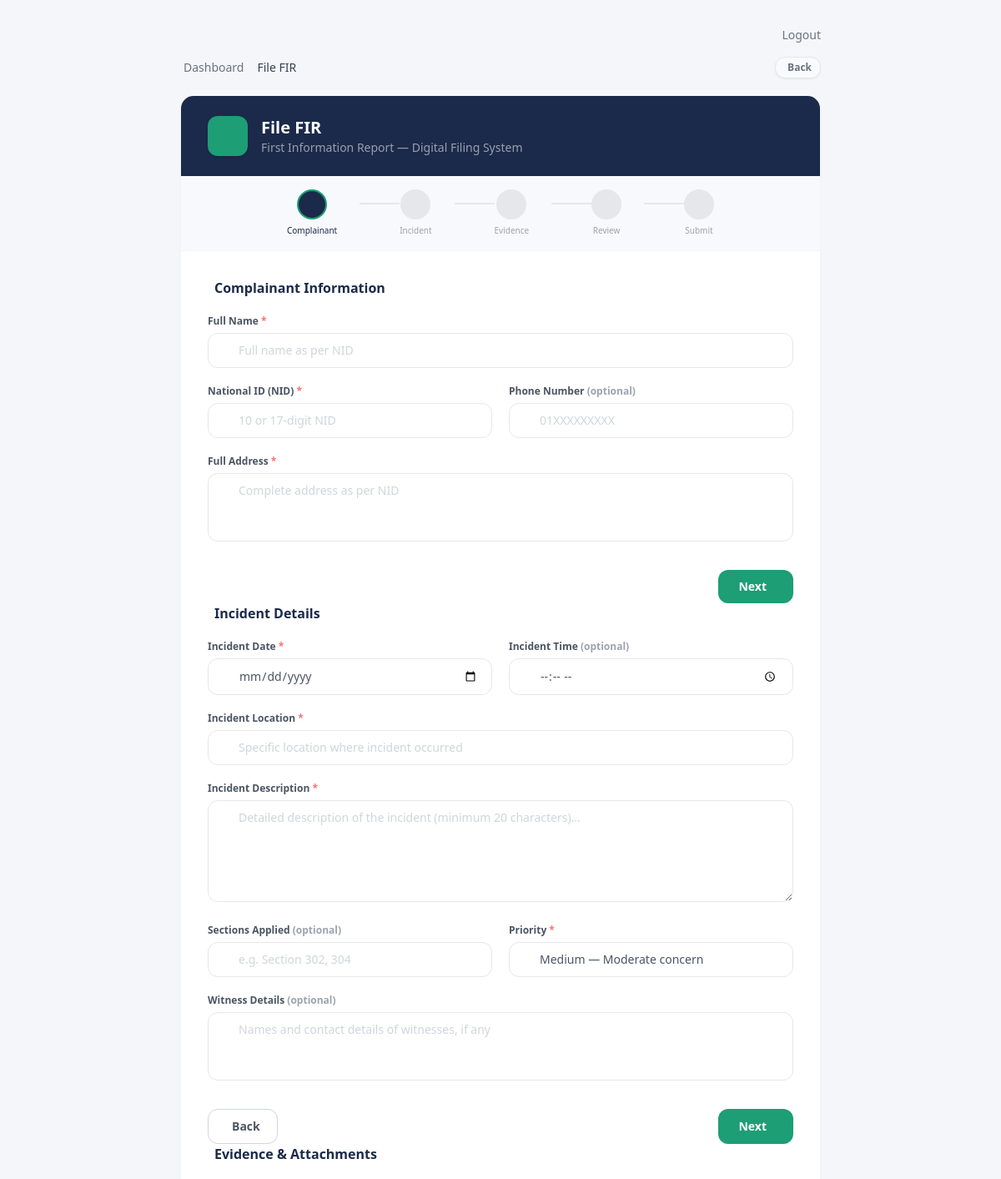
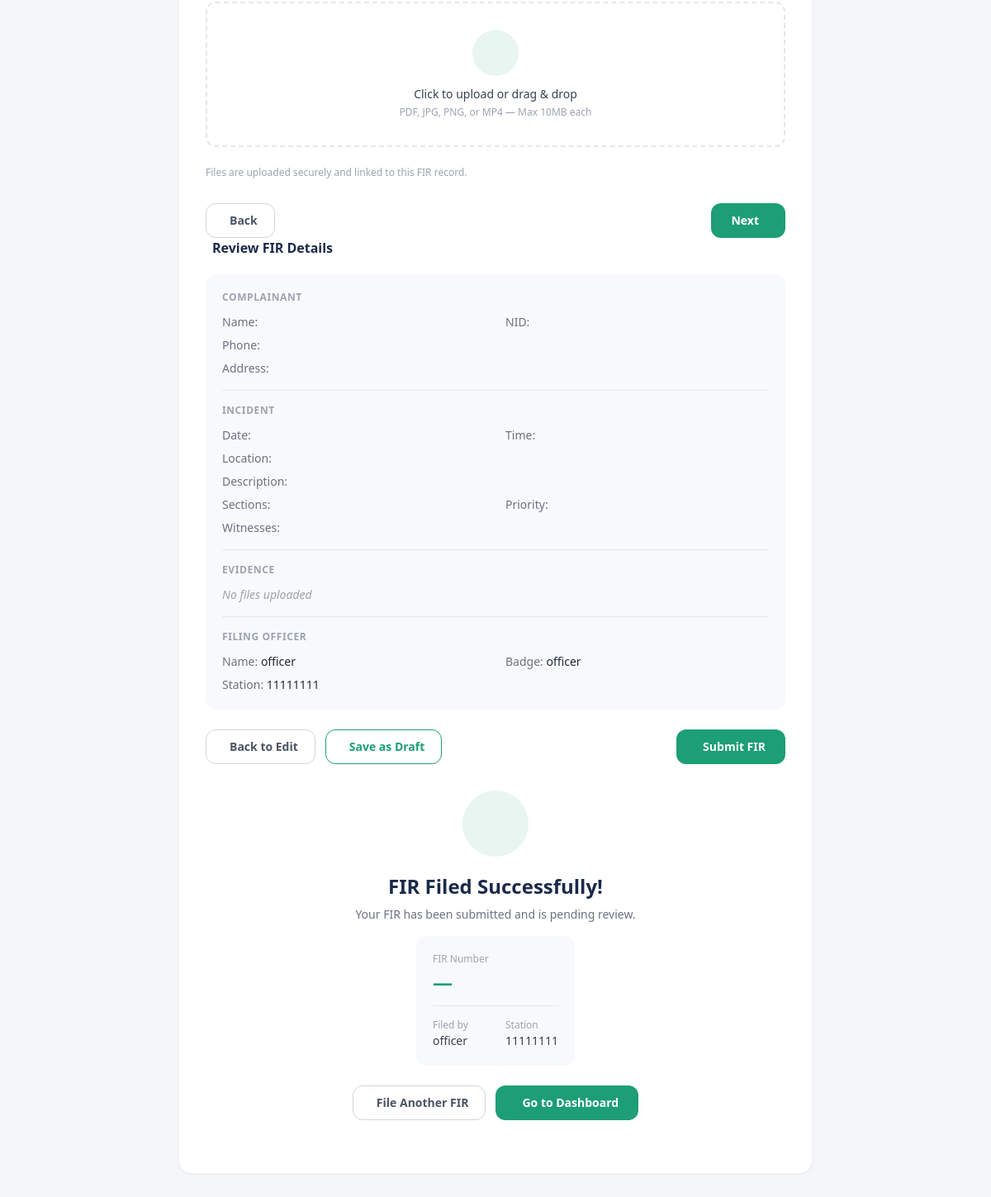
The page /file-fir.php (signed in) on the database its author committed (2 pictures, top to bottom).
### tables this page shows
CREATE TABLE officers (
            id              INTEGER PRIMARY KEY AUTOINCREMENT,
            badge_number    TEXT    NOT NULL UNIQUE,
            full_name       TEXT    NOT NULL,
            email           TEXT    UNIQUE,
            phone           TEXT    NOT NULL UNIQUE,
            station_code    TEXT    NOT NULL,
            role            TEXT    NOT NULL DEFAULT 'FIR Officer' CHECK(role IN ('FIR Officer','Supervisor','Admin')),
            password_hash   TEXT    NOT NULL,
            status          TEXT    NOT NULL DEFAULT 'active' CHECK(status IN ('active','suspended')),
            created_at      TEXT    NOT NULL DEFAULT (datetime('now')),
            last_login      TEXT
        );

### file-fir.php (the view, shortened to what the rows shown need)
<?php
require_once __DIR__ . '/db.php';
$officer = require_officer();
?>
<!DOCTYPE html>
<html lang="en">
<head>
  <link rel="stylesheet" href="https://cdn.jsdelivr.net/npm/@tabler/icons-webfont@3.19.0/dist/tabler-icons.min.css">
  <script src="https://cdn.tailwindcss.com"></script>
</head>
<body class="bg-[#F4F6F9] min-h-screen flex flex-col justify-between">
  <div class="flex-grow">
    <div class="min-h-screen bg-[#F4F6F9] py-8 px-4">
  <div class="max-w-3xl mx-auto">
    <div class="bg-white rounded-2xl shadow-sm border border-gray-100 overflow-hidden">
      <div class="bg-navy px-8 py-6 flex items-center gap-4">
        <div>
          <h1 class="text-white text-xl font-bold leading-tight">File FIR</h1>
        </div>
      </div>
      <div class="px-8 py-8">
        <form id="fir-form" novalidate>
          <div class="step-panel active" id="fir-panel-1">
            <h2 class="text-navy font-semibold text-base mb-5 flex items-center gap-2">
              <i class="ti ti-user-circle text-accent text-lg"></i> Complainant Information
            </h2>
          </div>
          <div class="step-panel" id="fir-panel-2">
            <h2 class="text-navy font-semibold text-base mb-5 flex items-center gap-2">
              <i class="ti ti-map-pin text-accent text-lg"></i> Incident Details
            </h2>
          </div>
          <div class="step-panel" id="fir-panel-3">
            <h2 class="text-navy font-semibold text-base mb-5 flex items-center gap-2">
              <i class="ti ti-paperclip text-accent text-lg"></i> Evidence & Attachments
            </h2>
          </div>
          <div class="step-panel" id="fir-panel-4">
            <h2 class="text-navy font-semibold text-base mb-5 flex items-center gap-2">
              <i class="ti ti-clipboard-check text-accent text-lg"></i> Review FIR Details
            </h2>
            <div class="bg-[#f8f9fc] rounded-xl p-5 mb-6 space-y-4 text-sm">
              <div>
                <div class="grid grid-cols-2 gap-x-6 gap-y-2">
                  <div><span class="text-gray-500">Name:</span> <span class="font-medium text-gray-800"><?= htmlspecialchars($officer['full_name']) ?></span></div>
                  <div><span class="text-gray-500">Badge:</span> <span class="font-medium text-gray-800"><?= htmlspecialchars($officer['badge_number']) ?></span></div>
                  <div><span class="text-gray-500">Station:</span> <span class="font-medium text-gray-800"><?= htmlspecialchars($officer['station_code']) ?></span></div>
                </div>
              </div>
            </div>
          </div>
          <div class="step-panel" id="fir-panel-5">
            <div class="text-center py-8">
              <h2 class="text-navy text-2xl font-bold mb-2" id="success-title">FIR Filed Successfully!</h2>
              <div class="bg-[#f8f9fc] rounded-xl p-5 inline-block mb-6 text-left">
                <div class="mt-3 pt-3 border-t border-gray-200 grid grid-cols-2 gap-x-6 text-sm">
                  <div>
                    <span class="text-gray-400 text-xs">Filed by</span>
                    <p class="font-medium text-gray-700"><?= htmlspecialchars($officer['full_name']) ?></p>
                  </div>
                  <div>
                    <span class="text-gray-400 text-xs">Station</span>
                    <p class="font-medium text-gray-700"><?= htmlspecialchars($officer['station_code']) ?></p>
                  </div>
                </div>
              </div>
            </div>
          </div>
        </form>
      </div>
    </div>
  </div>
</div>
  </div>
</body>
</html>

### rows shown on the page
officers: full_name "officer", badge_number "officer", station_code "11111111"

### other values the page prints
$s['label'] "Complainant"
$s['label'] "Incident"
$s['label'] "Evidence"
$s['label'] "Review"
$s['label'] "Submit"
